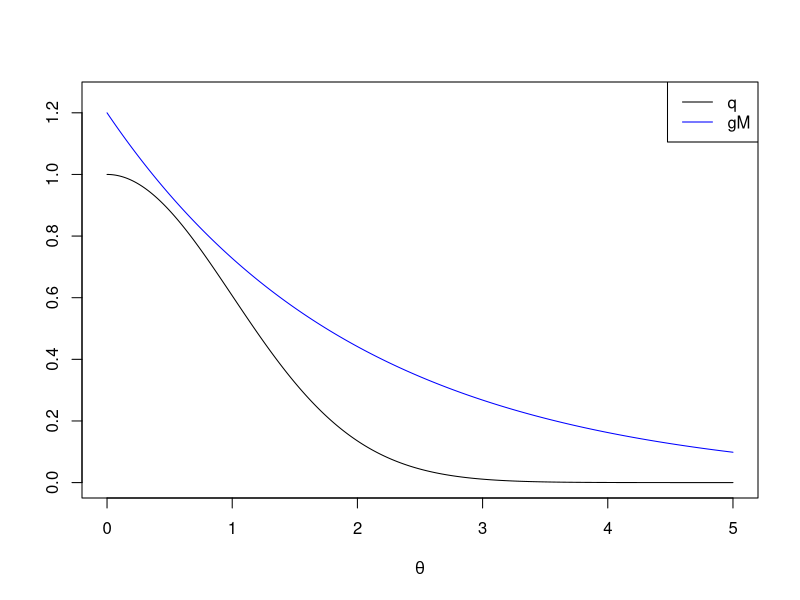
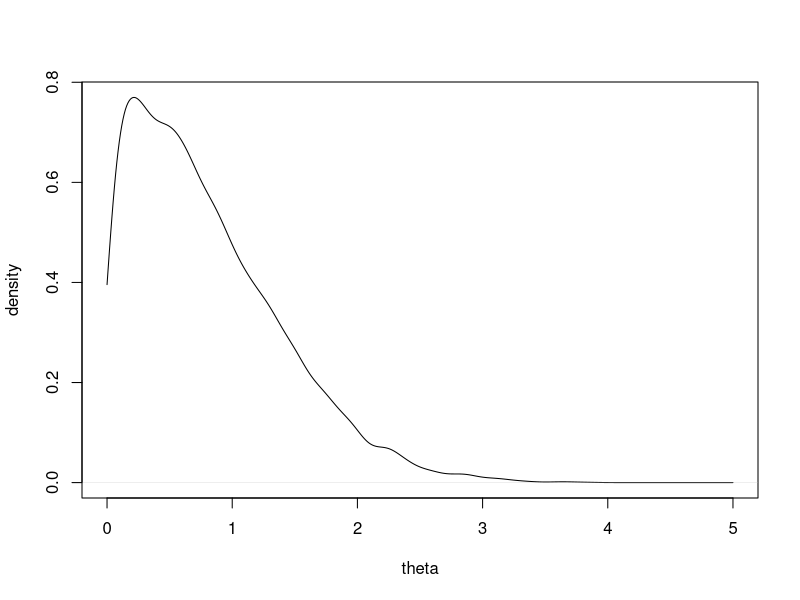

Recreate these plots in R, in order. (Note: this script raises an error after producing the figures.)
### Sampling from a folded normal N(0, 1).
### If y ~ N(0, 1), then |y| is a folded normal

### q(theta | y) = exp(-theta^2/2)
### this looks like a standard normal pdf, BUT it only has
### non-negative support

# We can envelope this using a chi-square distribution 2 df
qtarget = function(theta) {
	exp(-theta^2/2)
}

gM = function(theta) {
	2.4 * dchisq(theta, df = 2)
}

# plot q and gM as a function of theta
theta = seq(0, 5, len = 1000)
plot(theta, gM(theta), type = "l", col = "blue",
     xlab = expression(theta), ylab = "", ylim = c(0, 1.25))
lines(theta, qtarget(theta))
legend("topright", legend = c("q", "gM"), lty = 1, col = c("black", "blue"))

B = 10000
mytheta = numeric(B)
i = 0
while (i < B) {
	x = rchisq(1, df = 2)
	if (runif(1) <= qtarget(x)/gM(x)) {
		i = i + 1
		mytheta[i] = x
	}
}

# plot approximate density
# This doesn't look right because of boundary bias!
# Essentially, the density estimator doesn't know what to do around zero.
# Most density estimators don't perform well when the density is non-zero at an
# end of its support, such as the exponential and half-normal densities
dmytheta = density(mytheta, from = 0, to = 5, cut = 0)
plot(dmytheta, xlab = "theta", ylab = "density", main = "")
lines(theta, dens(theta), col = "blue")
legend("topright", legend = c("approximation", "truth"),
       lwd = c(1, 1), col = c("black", "blue"))

# plot with a probability histogram instead to get a better comparison
hist(mytheta, freq = FALSE, breaks = 100)
lines(theta, dens(theta), col = "blue")
legend("topright", legend = c("approximation", "truth"),
       lwd = c(1, 1), col = c("black", "blue"))

# Visually see that we are only accepting the values below the target density.
plot(theta, gM(theta), type = "l", col = "blue", xlab = expression(theta),
     ylab = "density", ylim = c(0, 1.25))
lines(theta, qtarget(theta))
title("Accepted vs Rejected samples")

# plot accepted/rejected points with different symbols
B = 100
mytheta = numeric(B)
i = 0
while (i < B) {
  x = rexp(1)
  u = runif(1, 0, gM(x))
  if (u <= qtarget(x)) 	{
    i = i + 1
    mytheta[i] = x
    points(x, u, pch = 20)
  } else 	{
    points(x, u)
  }
}